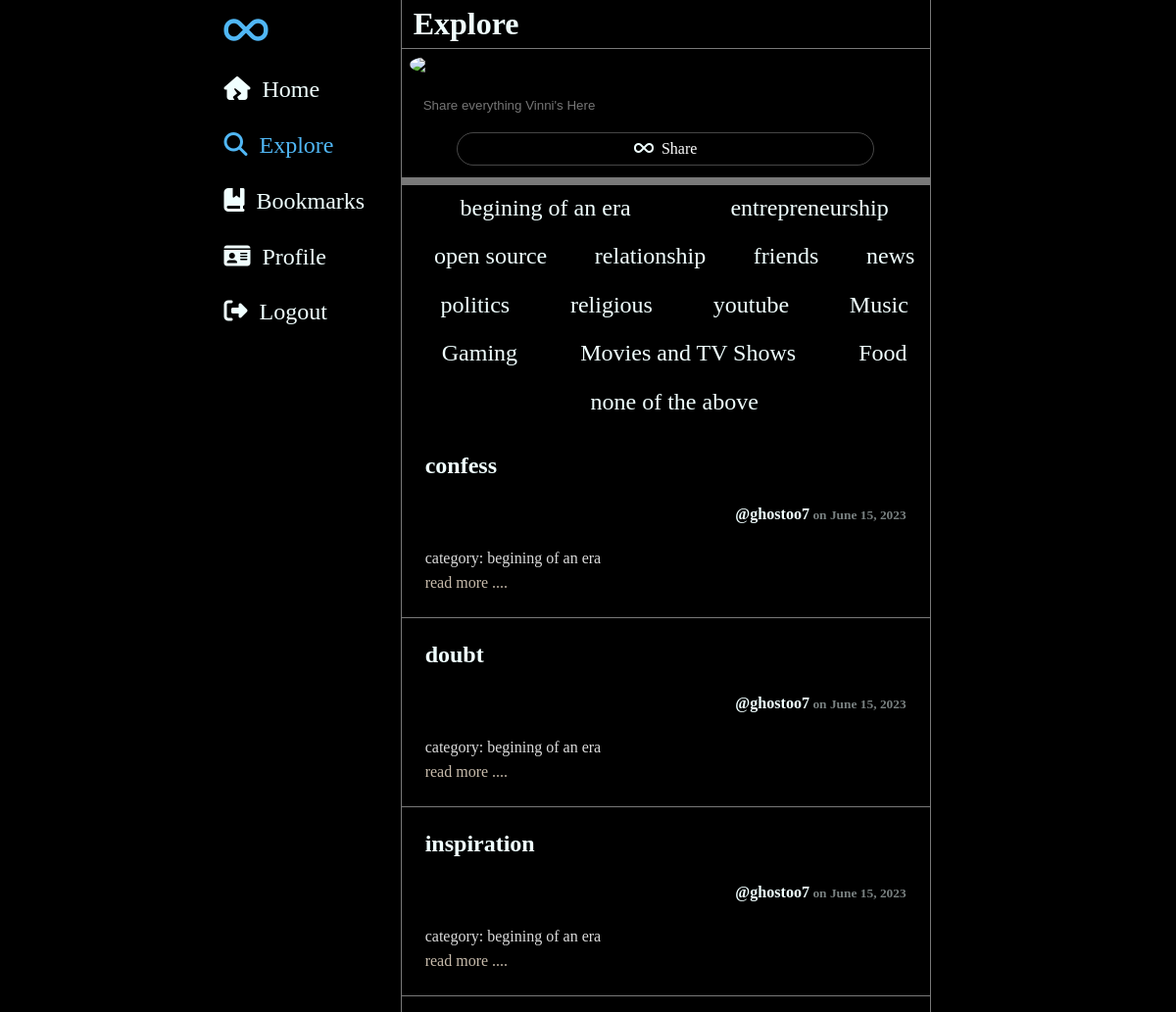
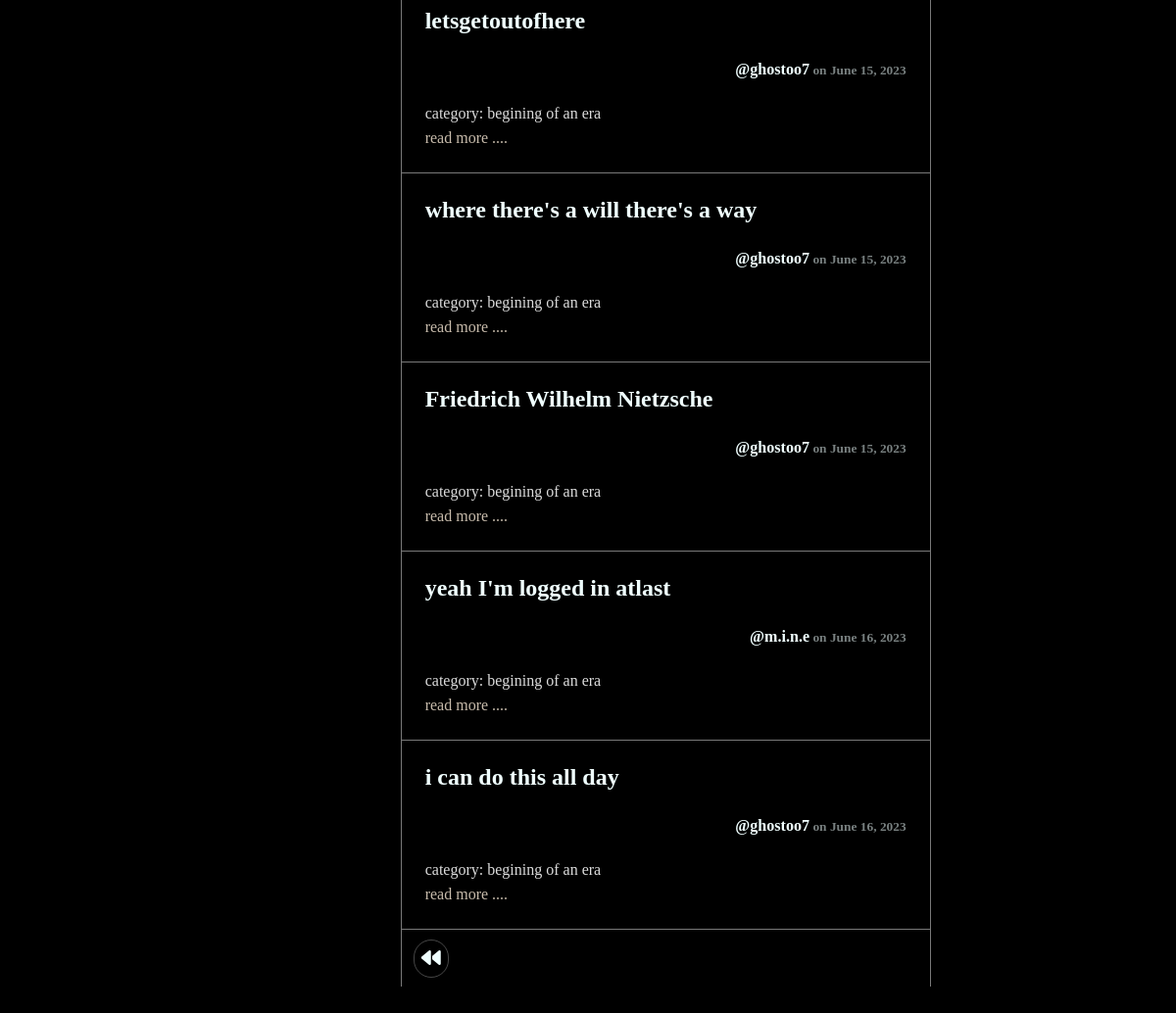
/category/begining of an era/ (signed in), run on the app's committed database (2 pictures, top to bottom).
### anonymous/models.py (models this page shows, shortened)
class Category(models.Model):
    name = models.CharField(max_length=25)
    def __str__(self) -> str:
        return self.name

class Message(models.Model):
    title= models.CharField(max_length=255)
    author = models.ForeignKey(User, on_delete=models.CASCADE)
    body = models.TextField()
    postdate = models.DateField(auto_now_add= True)
    categories = models.CharField(max_length=25,choices=Category.objects.all().values_list('name','name'),default="begining of an era")
    image = models.ImageField(upload_to="message/memories", default="",null=True,blank=True)
    like = models.ManyToManyField(User,related_name='blog_posts')
    book = models.ManyToManyField(User,related_name='blog_book')

### anonymous/views.py (the view)
# urls.py: path('category/<str:cats>/', CategoryView , name='category'),
def CategoryView(request,cats):
    category_posts = Message.objects.filter(categories = cats)
    return render(request, 'categories.html', {'cats': cats , 'category_posts': category_posts , 'choices': choices_list})

### anonymous/templates/categories.html (shortened to what this page needs)
{% extends 'base.html' %}
 {% block content %}
 {% if user.is_authenticated %}
<ul>
    <ul style="display: flex; flex-direction: row; flex-wrap: wrap;">
    {% for post in choices %}
        <li>
            <a class="cats" href="{% url 'category' cats=post %}" style="text-decoration: none; padding: 10px;"><p class="menu_opt">{{ post }}</p></a>
        </li>
    {% endfor %}
    </ul>
    {% if category_posts %}
    {% for post in category_posts %}
        <div class="blogpost">
            <li>
                <h4>{{ post.title }}&nbsp;&nbsp;</h4><br><a style="text-decoration: none;" href="{% url 'profile' post.author.id %}"><h6  style="text-align: right;" >@{{post.author}}<small style="opacity: 0.5;"> on {{post.postdate}}</small></h6></a>
            </li>
            <br>
            <p style="font-size: 1rem; color: rgba(255, 255, 255, 0.863);text-decoration: none;">category: {{ post.categories }}</p>
            <a href="{% url 'detail_view' post.pk %} " style="font-size: 1rem; color: rgba(250, 235, 215, 0.795);text-decoration: none;">read more ....</a>
        </div>
    {% endfor %}
    {% endif %}
    <div style=" display: flex;justify-content: space-between;text-align: right;padding-inline-end: 5px;padding-top: 10px;">
        <a class="tweet_btn" href="{% url 'home' %}" style="font-weight: 900;margin-inline-end: 0.5vw;text-align: right;font-size: 1.25rem; color: rgba(250, 235, 215, 0.795);text-decoration: none;"><i class="fa-solid fa-backward" style="background-color: rgba(0, 0, 0, 0);"></i><span>&nbsp;&nbsp;&nbsp;&nbsp;go back</span></a>
    </div>
</ul>
{% endif %}
{% endblock %}

### anonymous/templates/base.html (style rules this page uses)
* { margin: 0; color:azure; background-color: black; box-sizing: border-box; transition: all 500ms ease-out; }
.container_menu li,.container_menu a,.cats { justify-content: space-around; margin-inline: 1.5vw auto; margin-block-end: 0.2vw; padding: 0px; border-radius: 20px; text-decoration: none; list-style: none; font-size: 1.5rem; }
ul { justify-content: space-around; margin-inline: auto; margin-block-end: 0.2vw; padding: 0px; border-radius: 20px; text-decoration: none; list-style: none; font-size: 1.5rem; }
.container_menu a,.cats { width: fit-content; display: inline-flex; padding: 12.5px; cursor: pointer; }
.container_menu li,.cats { display: flex; flex-direction: column; align-items: center; }
.blogpost { box-sizing: border-box; margin-inline: auto; flex: 1; padding: 2vw; min-width: 44.5vw; border-bottom: 1px solid rgba(255, 255, 255, 0.473); }
.blogpost h4 { font-weight: 800; }
.menu_opt { display: none; transition: all 500ms ease-out; }
@media (min-width : 900px) { .menu_opt { display: block; background-color: rgba(240, 248, 255, 0); } }
body { margin-inline: auto; display: flex; }
.tweet_btn,.like { padding: 7px; margin-inline: 1vw; border-radius: 20px; color: white; background-color:#029bfa00; border: 1px solid rgba(255, 255, 255, 0.274); font-size: 1rem; text-decoration: none; }

### data on the page
Category: name "begining of an era"
Category: name "entrepreneurship"
Category: name "open source"
Category: name "relationship"
Category: name "friends"
Category: name "news"
Category: name "politics"
Category: name "religious"
Category: name "youtube"
Category: name "Music"
Category: name "Gaming"
Category: name "Movies and TV Shows"
Category: name "Food"
Category: name "none of the above"
Message: title "confess", author "ghostoo7", postdate "June 15, 2023", categories "begining of an era"
Message: title "doubt", author "ghostoo7", postdate "June 15, 2023", categories "begining of an era"
Message: title "inspiration", author "ghostoo7", postdate "June 15, 2023", categories "begining of an era"
Message: title "letsgetoutofhere", author "ghostoo7", postdate "June 15, 2023", categories "begining of an era"
Message: title "where there's a will there's a way", author "ghostoo7", postdate "June 15, 2023", categories "begining of an era"
Message: title "Friedrich Wilhelm Nietzsche", author "ghostoo7", postdate "June 15, 2023", categories "begining of an era"
Message: title "yeah I'm logged in atlast", author "m.i.n.e", postdate "June 16, 2023", categories "begining of an era"
Message: title "i can do this all day", author "ghostoo7", postdate "June 16, 2023", categories "begining of an era"
